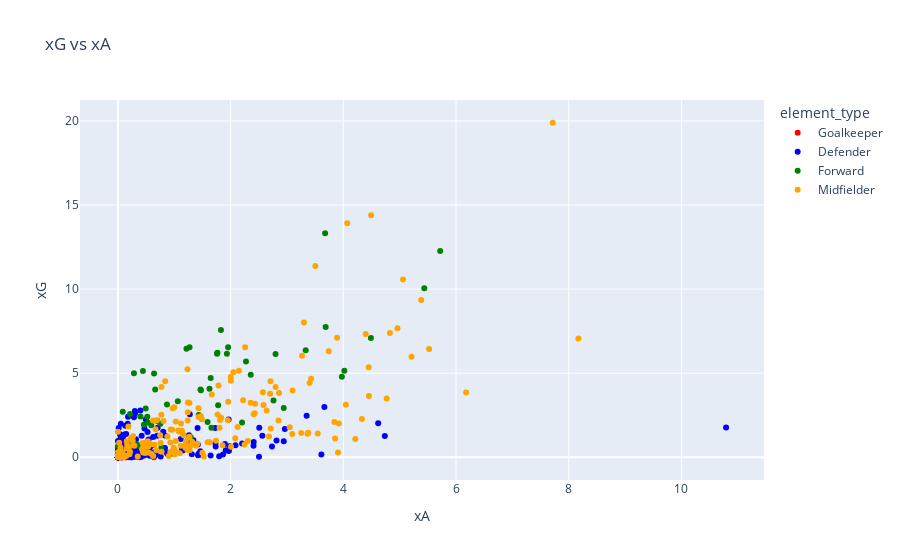

The cell this chart's notebook holds for it:
### Code cell
px.scatter(df, 
           x='xA', y='xG',
           color='element_type',
           color_discrete_map=position_colors,
           hover_data= ['player_name'],
           title='xG vs xA'
              )

#sns.scatterplot(x = df['xA'], y = df['xG'], hue=df['element_type'], palette=position_colors)

### Figure 1 — Plotly figure (JSON) as saved in the notebook; plotly's stock layout.template omitted (floating-point values rounded to 4 significant figures; data arrays with more than 128 entries replaced by an {"elided": "..."} marker saying what was removed)
{"data": [{"customdata": [["Bernd Leno"], ["Aaron Ramsdale"], ["Emiliano Martínez"], ["David Raya Martin"], ["Álvaro Fernández"], ["Jonas Lössl"], ["Jason Steele"], ["Robert Sánchez"], ["Nick Pope"], ["Wayne Hennessey"], ["Kepa Arrizabalaga"], ["Edouard Mendy"], ["Vicente Guaita"], ["Jack Butland"], ["Jordan Pickford"], ["Asmir Begović"], ["Kasper Schmeichel"], ["Illan Meslier"], ["Alisson Ramses Becker"], ["Caoimhin Kelleher"], ["Ederson Santana de Moraes"], ["Zack Steffen"], ["David de Gea"], ["Karl Darlow"], ["Martin Dubravka"], ["Tim Krul"], ["Angus Gunn"], ["Fraser Forster"], ["Willy Caballero"], ["Hugo Lloris"], ["Ben Foster"], ["Daniel Bachmann"], ["Lukasz Fabianski"], ["Alphonse Areola"], ["José Malheiro de Sá"]], "hovertemplate": "element_type=Goalkeeper<br>xA=%{x}<br>xG=%{y}<br>player_name=%{customdata[0]}<extra></extra>", "legendgroup": "Goalkeeper", "marker": {"color": "red", "symbol": "circle"}, "mode": "markers", "name": "Goalkeeper", "orientation": "v", "showlegend": true, "type": "scatter", "x": [0, 0, 0, 0, 0, 0, 0, 0.6362, 0.07061, 0.1528, 0, 0, 0, 0, 0.0771, 0, 0.01587, 0, 0.1281, 0, 0, 0, 0, 0, 0, 0, 0, 0, 0, 0.2063, 0.06759, 0, 0, 0, 0.395], "xaxis": "x", "y": [0, 0, 0, 0, 0, 0, 0, 0, 0, 0, 0, 0, 0, 0, 0, 0, 0, 0, 0, 0, 0, 0, 0, 0, 0, 0, 0, 0, 0, 0, 0, 0, 0, 0, 0], "yaxis": "y"}, {"customdata": {"elided": "156x1 str values"}, "hovertemplate": "element_type=Defender<br>xA=%{x}<br>xG=%{y}<br>player_name=%{customdata[0]}<extra></extra>", "legendgroup": "Defender", "marker": {"color": "blue", "symbol": "circle"}, "mode": "markers", "name": "Defender", "orientation": "v", "showlegend": true, "type": "scatter", "x": {"elided": "156 float values"}, "xaxis": "x", "y": {"elided": "156 float values"}, "yaxis": "y"}, {"customdata": [["Alexandre Lacazette"], ["Edward Nketiah"], ["Ollie Watkins"], ["Danny Ings"], ["Ivan Toney"], ["Neal Maupay"], ["Danny Welbeck"], ["Jay Rodriguez"], ["Ashley Barnes"], ["Wout Weghorst"], ["Timo Werner"], ["Romelu Lukaku"], ["Christian Benteke"], ["Jordan Ayew"], ["Jean-Philippe Mateta"], ["Odsonne Edouard"], ["Dominic Calvert-Lewin"], ["Richarlison de Andrade"], ["Salomón Rondón"], ["Jamie Vardy"], ["Kelechi Iheanacho"], ["Patson Daka"], ["Rodrigo Moreno"], ["Patrick Bamford"], ["Joe Gelhardt"], ["Roberto Firmino"], ["Gabriel Fernando de Jesus"], ["Edinson Cavani"], ["Cristiano Ronaldo dos Santos Aveiro"], ["Chris Wood"], ["Callum Wilson"], ["Allan Saint-Maximin"], ["Joelinton Cássio Apolinário de Lira"], ["Teemu Pukki"], ["Adam Idah"], ["Joshua Sargent"], ["Che Adams"], ["Armando Broja"], ["Shane Long"], ["Adam Armstrong"], ["Harry Kane"], ["João Pedro Junqueira de Jesus"], ["Emmanuel Dennis"], ["Joshua King"], ["Juan Camilo Hernández Suárez"], ["Michail Antonio"], ["Raúl Jiménez"], ["Fabio Silva"], ["Hee-Chan Hwang"]], "hovertemplate": "element_type=Forward<br>xA=%{x}<br>xG=%{y}<br>player_name=%{customdata[0]}<extra></extra>", "legendgroup": "Forward", "marker": {"color": "Green", "symbol": "circle"}, "mode": "markers", "name": "Forward", "orientation": "v", "showlegend": true, "type": "scatter", "x": [2.797, 0.772, 1.828, 0.6608, 4.49, 1.955, 0.2148, 1.778, 0.3867, 0.7531, 0.0854, 2.356, 1.646, 2.942, 0.4921, 1.933, 0.284, 2.76, 0.5214, 1.271, 2.203, 1.465, 1.292, 0.3991, 0.5918, 1.472, 4.018, 1.063, 3.677, 1.216, 0.4432, 3.975, 1.434, 1.765, 0.4609, 0.5363, 1.758, 0.6406, 0, 1.625, 5.719, 1.591, 3.332, 3.686, 1.659, 5.437, 2.272, 0.3367, 0.8699], "xaxis": "x", "y": [6.137, 0.5859, 7.566, 4.029, 7.096, 6.539, 2.573, 3.098, 0.6575, 1.998, 2.709, 4.911, 4.719, 2.932, 2.904, 6.155, 5.0, 3.374, 2.412, 6.539, 2.062, 4.031, 1.194, 2.419, 1.91, 3.983, 5.141, 3.328, 13.32, 6.451, 5.127, 4.783, 2.518, 6.216, 1.929, 2.044, 6.157, 4.983, 0.6536, 4.067, 12.27, 2.103, 6.356, 7.752, 1.762, 10.04, 5.687, 0.7735, 3.135], "yaxis": "y"}, {"customdata": {"elided": "180x1 str values"}, "hovertemplate": "element_type=Midfielder<br>xA=%{x}<br>xG=%{y}<br>player_name=%{customdata[0]}<extra></extra>", "legendgroup": "Midfielder", "marker": {"color": "Orange", "symbol": "circle"}, "mode": "markers", "name": "Midfielder", "orientation": "v", "showlegend": true, "type": "scatter", "x": {"elided": "180 float values"}, "xaxis": "x", "y": {"elided": "180 float values"}, "yaxis": "y"}], "layout": {"legend": {"title": {"text": "element_type"}, "tracegroupgap": 0}, "title": {"text": "xG vs xA"}, "xaxis": {"anchor": "y", "domain": [0, 1], "title": {"text": "xA"}}, "yaxis": {"anchor": "x", "domain": [0, 1], "title": {"text": "xG"}}}}
